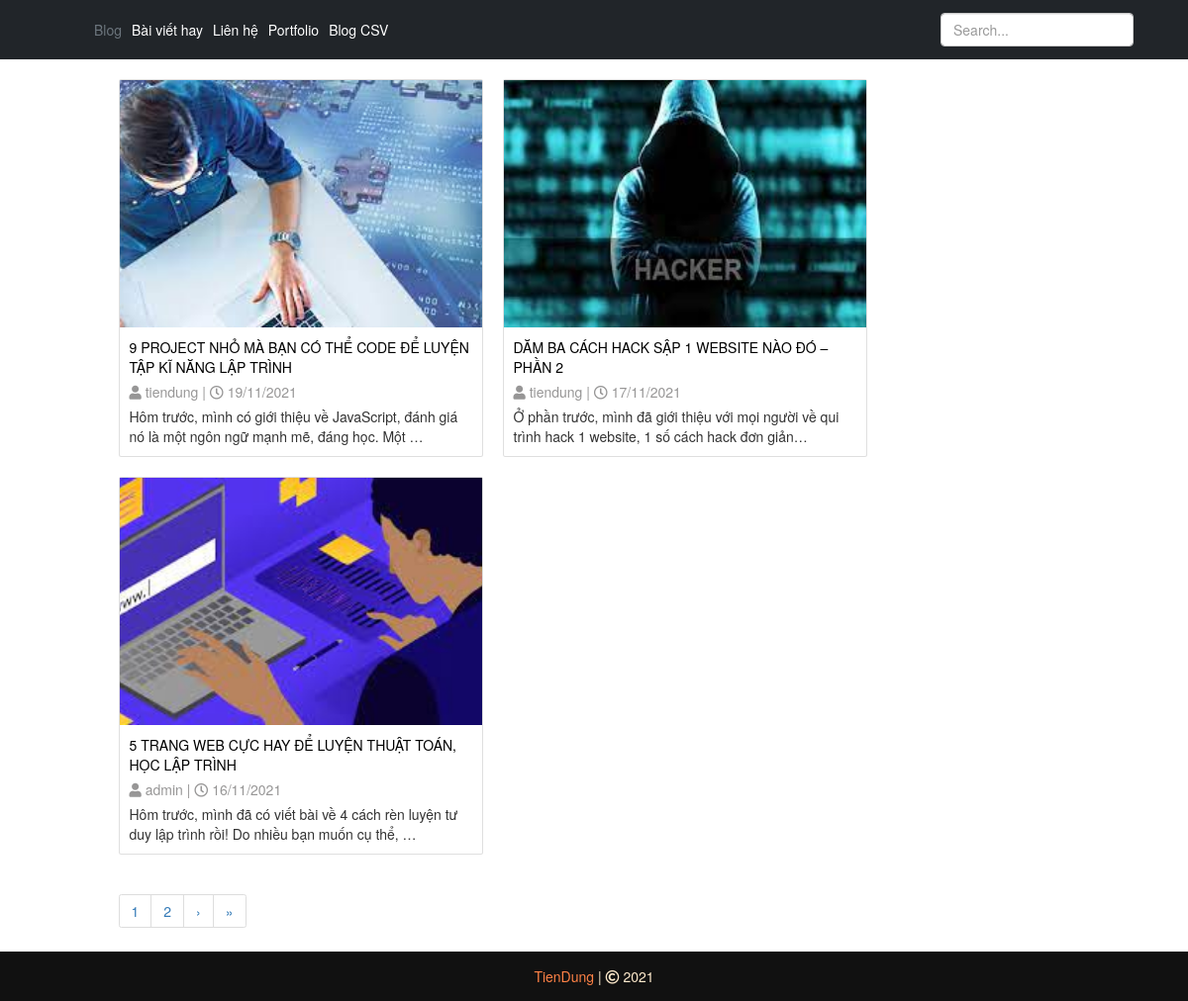
The page /blog/best_blogs on the database its author committed.
### blog/models.py (models this page shows, shortened)
class Blog(models.Model):
    title = models.CharField(max_length=200)
    image = models.ImageField(upload_to ='blog\images')
    author = models.ForeignKey(User, on_delete=models.CASCADE, related_name = 'blog_posts', default=1)
    created_on = models.DateTimeField(auto_now_add=True, blank=True)
    updated_on = models.DateTimeField(auto_now=True, blank=True)
    is_best = models.BooleanField("Blog hay", default=False)
    description = models.TextField()
    status = models.IntegerField(choices=STATUS, default=1)
    tags = TaggableManager()
    class Meta:
        ordering = ['-created_on']

### blog/views.py (the view)
# urls.py: path('best_blogs', views.best_blogs, name='best_blogs'),
def best_blogs(request):
    best_blogs = Blog.objects.filter(is_best=True)
    paginator = Paginator(best_blogs, 3)
    pageNumber = request.GET.get('page')
    blogs = paginator.get_page(pageNumber)
    nums = "a" * blogs.paginator.num_pages
    return render(request, 'blog/best_blogs.html',{'blogs': blogs, 'nums': nums})

### blog/templates/blog/best_blogs.html (shortened to what this page needs)
{% extends "blog/base.html" %}
{% block content %}
<div class="row">
    <div class="col-sm-10">
        <div class="wrapper">
            {% for blog in blogs %}
            <div class="card">
                <div class="card-img">
                    <img src="{{ blog.image.url }}" alt="########" >
                </div>
                <div class="card-content">
                    <div class="title">
                        <a href="{% url 'blog:detail' blog.id %}" > {{ blog.title }}</a>
                    </div>
                    <div class="author">
                        <i class="fas fa-user"></i> {{ blog.author }} |
                        <i class="far fa-clock"></i> {{ blog.created_on|date:'d/m/Y' }}
                    </div>
                    <div class="description">
                        {{ blog.description|truncatechars:100 }}
                    </div>
                </div>
            </div>
            {% endfor %}
        </div>
        <div class="wrapper" id="chinh">
            <nav aria-label="Page navigation example">
                <ul class="pagination">
                {% for i in nums %}
                    <li class="page-item"><a class="page-link" href="?page={{ forloop.counter }}">{{ forloop.counter }}</a></li>
                {% endfor %}
                {% if blogs.has_next %}
                    <li class="page-item">
                        <a class="page-link" href="?page={{ blogs.next_page_number }}">&rsaquo;</a>
                    </li>
                    <li class="page-item">
                        <a class="page-link" href="?page={{ blogs.paginator.num_pages }}" aria-label="Next">
                        <span aria-hidden="true">&raquo;</span>
                        </a>
                    </li>
                {% endif %}
                </ul>
            </nav>
        </div>
    </div>
    <div class="col-sm-2">
    </div>
</div>
{% endblock content %}

### blog/static/blog/style2.css (style rules this page uses)
* { box-sizing: border-box; margin: 0; padding: 0; }
#chinh { padding: 0; padding-left: 20px; }
.wrapper { width: 80%; margin: 0 auto; display: grid; grid-template-columns: repeat(auto-fit, minmax(250px, 1fr)); grid-gap: 20px; padding: 20px; }
.wrapper .card { width: 100%; background: #fff; }
.wrapper .card .card-content .author,.detail .author { color: rgb(151, 150, 150); }
.wrapper .card .card-content { padding: 10px; }
.wrapper .card .card-content .description, .wrapper .card .card-content .author { padding-top: 5px; }
.wrapper .card .card-content .title a { text-decoration: none; color: black; }
.wrapper .card .card-img { position: relative; width: 100%; height: 250px; }
.wrapper .card .card-img img { object-fit: cover; width: 100%; height: 100%; top: 0; left: 0; }

### rows shown on the page
Blog: image (picture), title "9 PROJECT NHỎ MÀ BẠN CÓ THỂ CODE ĐỂ LUYỆN TẬP KĨ NĂNG LẬP TRÌNH", author "tiendung", created_on "19/11/2021", description "Hôm trước, mình có giới thiệu về JavaScript, đánh giá nó là một ngôn ngữ mạnh mẽ, đáng học. Một …"
Blog: image (picture), title "DĂM BA CÁCH HACK SẬP 1 WEBSITE NÀO ĐÓ – PHẦN 2", author "tiendung", created_on "17/11/2021", description "Ở phần trước, mình đã giới thiệu với mọi người về qui trình hack 1 website, 1 số cách hack đơn giản…"
Blog: image (picture), title "5 TRANG WEB CỰC HAY ĐỂ LUYỆN THUẬT TOÁN, HỌC LẬP TRÌNH", author "admin", created_on "16/11/2021", description "Hôm trước, mình đã có viết bài về 4 cách rèn luyện tư duy lập trình rồi! Do nhiều bạn muốn cụ thể, …"
